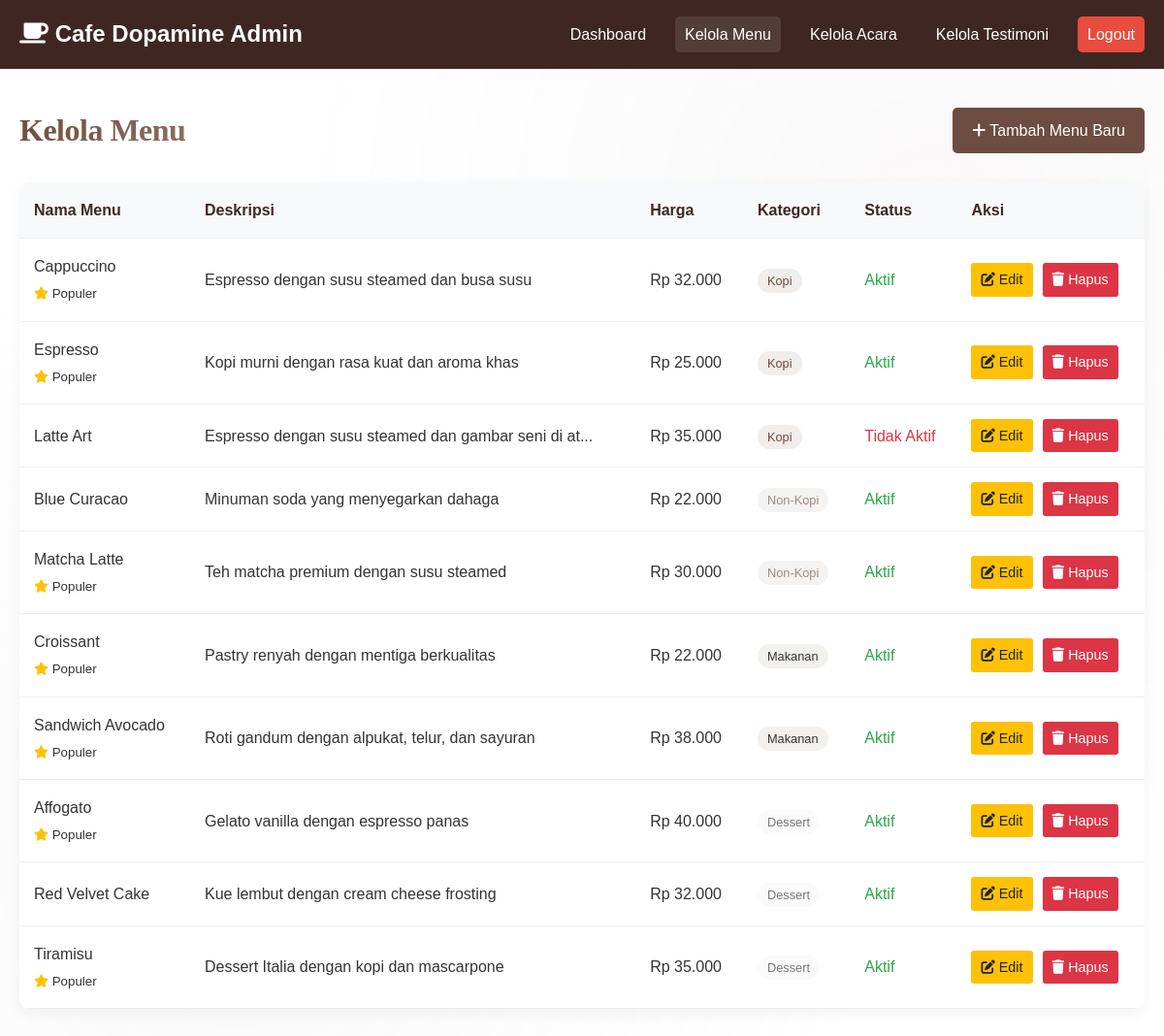
Page /admin/manage_menu.php (signed in) on the committed database.
### tables this page shows
CREATE TABLE `menu_items` (
  `id` int(11) NOT NULL,
  `name` varchar(100) NOT NULL,
  `description` text DEFAULT NULL,
  `price` decimal(10,2) NOT NULL,
  `category` enum('coffee','non-coffee','food','dessert') NOT NULL,
  `image` varchar(255) DEFAULT NULL,
  `is_popular` tinyint(1) DEFAULT 0,
  `is_active` tinyint(1) DEFAULT 1,
  `created_at` timestamp NOT NULL DEFAULT current_timestamp(),
  `updated_at` timestamp NOT NULL DEFAULT current_timestamp() ON UPDATE current_timestamp()
);

### admin/manage_menu.php (the view, shortened to what this page needs)
<?php
require_once '../includes/database.php';
$menu_items = $conn->query("SELECT * FROM menu_items ORDER BY category, name");
?>
<!DOCTYPE html>
<html lang="id">
<head>
    <link rel="stylesheet" href="../css/style.css">
    <link rel="stylesheet" href="https://cdnjs.cloudflare.com/ajax/libs/font-awesome/6.4.0/css/all.min.css">
</head>
<body>
    <header class="admin-header">
        <div class="container">
            <nav class="admin-nav">
                <div class="admin-logo">
                    <i class="fas fa-coffee"></i> Cafe Dopamine Admin
                </div>
                <div class="admin-nav-links">
                    <a href="dashboard.php">Dashboard</a>
                    <a href="manage_menu.php" class="active">Kelola Menu</a>
                    <a href="manage_events.php">Kelola Acara</a>
                    <a href="manage_testimonials.php">Kelola Testimoni</a>
                    <a href="logout.php" class="logout-btn">Logout</a>
                </div>
            </nav>
        </div>
    </header>
    <main class="admin-container">
        <div class="admin-title">
            <h1>Kelola Menu</h1>
            <a href="manage_menu.php?action=add" class="btn-add">
                <i class="fas fa-plus"></i> Tambah Menu Baru
            </a>
        </div>
        <?php if (isset($_GET['action']) && $_GET['action'] === 'add'): ?>
            <div class="form-container">
                <h2>Tambah Menu Baru</h2>
                <form method="POST" action="">
                    <input type="hidden" name="action" value="add">
                    <div class="form-group">
                        <label for="name">Nama Menu *</label>
                        <input type="text" id="name" name="name" class="form-control" required>
                    </div>
                    <div class="form-group">
                        <label for="description">Deskripsi</label>
                        <textarea id="description" name="description" class="form-control" rows="3"></textarea>
                    </div>
                    <div class="form-group">
                        <label for="price">Harga *</label>
                        <input type="number" id="price" name="price" class="form-control price-input" min="0" step="100" required>
                    </div>
                    <div class="form-group">
                        <label for="category">Kategori *</label>
                        <select id="category" name="category" class="form-control" required>
                            <option value="coffee">Kopi</option>
                            <option value="non-coffee">Non-Kopi</option>
                            <option value="food">Makanan</option>
                            <option value="dessert">Dessert</option>
                        </select>
                    </div>
                    <div class="form-group">
                        <div class="checkbox-group">
                            <input type="checkbox" id="is_popular" name="is_popular" value="1">
                            <label for="is_popular">Menu Populer</label>
                        </div>
                    </div>
                    <div class="form-group">
                        <div class="checkbox-group">
                            <input type="checkbox" id="is_active" name="is_active" value="1" checked>
                            <label for="is_active">Aktif</label>
                        </div>
                    </div>
                    <div class="form-actions">
                        <button type="submit" class="btn-submit">
                            <i class="fas fa-save"></i> Simpan Menu
                        </button>
                        <a href="manage_menu.php" class="btn-cancel">Batal</a>
                    </div>
                </form>
            </div>
        <?php else:
        ?>
            <div class="table-container">
                <table>
                    <thead>
                        <tr>
                            <th>Nama Menu</th>
                            <th>Deskripsi</th>
                            <th>Harga</th>
                            <th>Kategori</th>
                            <th>Status</th>
                            <th>Aksi</th>
                        </tr>
                    </thead>
                    <tbody>
                        <?php if ($menu_items->num_rows > 0): ?>
                            <?php while($item = $menu_items->fetch_assoc()): ?>
                                <tr>
                                    <td><?php echo htmlspecialchars($item['name']); ?>
                                        <?php if ($item['is_popular']): ?>
                                            <br><small><i class="fas fa-star" style="color: #ffc107;"></i> Populer</small>
                                        <?php endif; ?>
                                    </td>
                                    <td><?php echo htmlspecialchars(substr($item['description'], 0, 50)) . (strlen($item['description']) > 50 ? '...' : ''); ?></td>
                                    <td>Rp <?php echo number_format($item['price'], 0, ',', '.'); ?></td>
                                    <td>
                                        <span class="category-badge category-<?php echo $item['category']; ?>">
                                            <?php
                                            switch($item['category']) {
                                                case 'coffee': echo 'Kopi'; break;
                                                case 'non-coffee': echo 'Non-Kopi'; break;
                                                case 'food': echo 'Makanan'; break;
                                                case 'dessert': echo 'Dessert'; break;
                                            }
                                            ?>
                                        </span>
                                    </td>
                                    <td>
                                        <span class="<?php echo $item['is_active'] ? 'status-active' : 'status-inactive'; ?>">
                                            <?php echo $item['is_active'] ? 'Aktif' : 'Tidak Aktif'; ?>
                                        </span>
                                    </td>
                                    <td>
                                        <div class="action-buttons">
                                            <a href="manage_menu.php?edit=<?php echo $item['id']; ?>" class="btn-edit">
                                                <i class="fas fa-edit"></i> Edit
                                            </a>
                                            <a href="manage_menu.php?delete=<?php echo $item['id']; ?>" class="btn-delete" onclick="return confirm('Apakah Anda yakin ingin menghapus menu ini?');">
                                                <i class="fas fa-trash"></i> Hapus
                                            </a>
                                        </div>
                                    </td>
                                </tr>
                            <?php endwhile; ?>
                        <?php endif; ?>
                    </tbody>
                </table>
            </div>
        <?php endif; ?>
    </main>
</body>
</html>

### css/style.css (style rules this page uses)
* { margin: 0; padding: 0; box-sizing: border-box; }
html { scroll-behavior: smooth; scroll-padding-top: 100px; }
:root { --primary-color: #6d4c41; --secondary-color: #a1887f; --accent-color: #d7ccc8; --light-color: #f5f5f5; --dark-color: #3e2723; --text-color: #333333; --text-light: #777777; --white: #ffffff; --shadow: 0 10px 30px rgba(0, 0, 0, 0.08); --shadow-hover: 0 20px 40px rgba(0, 0, 0, 0.15); --transition: all 0.4s cubic-bezier(0.175, 0.885, 0.32, 1.1); --border-radius: 16px; --gradient-primary: linear-gradient(135deg, #6d4c41 0%, #8d6e63 100%); --gradient-light: linear-gradient(135deg, #f9f5f3 0%, #f0e6e1 100%); }
body { font-family: 'Poppins', sans-serif; color: var(--text-color); background-color: var(--white); line-height: 1.7; overflow-x: hidden; position: relative; }
body::before { content: ''; position: fixed; top: 0; left: 0; width: 100%; height: 100%; background: radial-gradient(circle at 20% 80%, rgba(215, 204, 200, 0.1) 0%, transparent 50%), radial-gradient(circle at 80% 20%, rgba(161, 136, 127, 0.05) 0%, transparent 50%); pointer-events: none; z-index: -1; }
.container { width: 100%; max-width: 1200px; margin: 0 auto; padding: 0 20px; }
h1, h2, h3, h4 { font-family: 'Playfair Display', serif; font-weight: 700; line-height: 1.2; letter-spacing: -0.5px; }
h1 { background: var(--gradient-primary); -webkit-background-clip: text; -webkit-text-fill-color: transparent; background-clip: text; }
a { text-decoration: none; color: inherit; transition: var(--transition); }

### admin/manage_menu.php (style rules this page uses)
.admin-header { background-color: var(--dark-color); color: white; padding: 15px 0; position: sticky; top: 0; z-index: 100; }
.admin-nav { display: flex; justify-content: space-between; align-items: center; }
.admin-logo { font-size: 1.5rem; font-weight: 600; }
.admin-nav-links { display: flex; gap: 20px; }
.admin-nav-links a { color: white; padding: 5px 10px; border-radius: 5px; transition: var(--transition); }
.admin-nav-links a:hover, .admin-nav-links a.active { background-color: rgba(255,255,255,0.1); }
.logout-btn { background: #e74c3c; }
.admin-container { padding: 40px 20px; max-width: 1200px; margin: 0 auto; }
.admin-title { margin-bottom: 30px; color: var(--dark-color); display: flex; justify-content: space-between; align-items: center; }
.btn-add { background-color: var(--primary-color); color: white; padding: 10px 20px; border-radius: 5px; text-decoration: none; transition: var(--transition); }
.table-container { background: white; border-radius: 10px; overflow: hidden; box-shadow: 0 5px 15px rgba(0,0,0,0.05); margin-bottom: 40px; overflow-x: auto; }
table { width: 100%; border-collapse: collapse; }
th, td { padding: 15px; text-align: left; border-bottom: 1px solid #eee; }
th { background-color: #f8f9fa; font-weight: 600; color: var(--dark-color); }
.category-badge { padding: 5px 10px; border-radius: 20px; font-size: 0.8rem; font-weight: 500; }
.category-coffee { background-color: rgba(109, 76, 65, 0.1); color: var(--primary-color); }
.category-non-coffee { background-color: rgba(161, 136, 127, 0.1); color: var(--secondary-color); }
.category-food { background-color: rgba(215, 204, 200, 0.3); color: var(--text-color); }
.category-dessert { background-color: rgba(245, 245, 245, 0.5); color: var(--text-light); }
.status-active { color: #28a745; font-weight: 500; }
.status-inactive { color: #dc3545; font-weight: 500; }
.action-buttons { display: flex; gap: 10px; }
.btn-edit, .btn-delete { padding: 5px 10px; border-radius: 3px; text-decoration: none; font-size: 0.9rem; transition: var(--transition); }
.btn-edit { background-color: #ffc107; color: #212529; }
.btn-delete { background-color: #dc3545; color: white; }

### rows in the picture
menu_items: name "Cappuccino", is_popular 1 (drawn), description "Espresso dengan susu steamed dan busa susu", price "32.000", category "Kopi", is_active "Aktif"
menu_items: name "Espresso", is_popular 1 (drawn), description "Kopi murni dengan rasa kuat dan aroma khas", price "25.000", category "Kopi", is_active "Aktif"
menu_items: name "Latte Art", description "Espresso dengan susu steamed dan gambar seni di at", price "35.000", category "Kopi", is_active "Tidak Aktif"
menu_items: name "Blue Curacao", description "Minuman soda yang menyegarkan dahaga", price "22.000", category "Non-Kopi", is_active "Aktif"
menu_items: name "Matcha Latte", is_popular 1 (drawn), description "Teh matcha premium dengan susu steamed", price "30.000", category "Non-Kopi", is_active "Aktif"
menu_items: name "Croissant", is_popular 1 (drawn), description "Pastry renyah dengan mentiga berkualitas", price "22.000", category "Makanan", is_active "Aktif"
menu_items: name "Sandwich Avocado", is_popular 1 (drawn), description "Roti gandum dengan alpukat, telur, dan sayuran", price "38.000", category "Makanan", is_active "Aktif"
menu_items: name "Affogato", is_popular 1 (drawn), description "Gelato vanilla dengan espresso panas", price "40.000", category "Dessert", is_active "Aktif"
menu_items: name "Red Velvet Cake", description "Kue lembut dengan cream cheese frosting", price "32.000", category "Dessert", is_active "Aktif"
menu_items: name "Tiramisu", is_popular 1 (drawn), description "Dessert Italia dengan kopi dan mascarpone", price "35.000", category "Dessert", is_active "Aktif"
